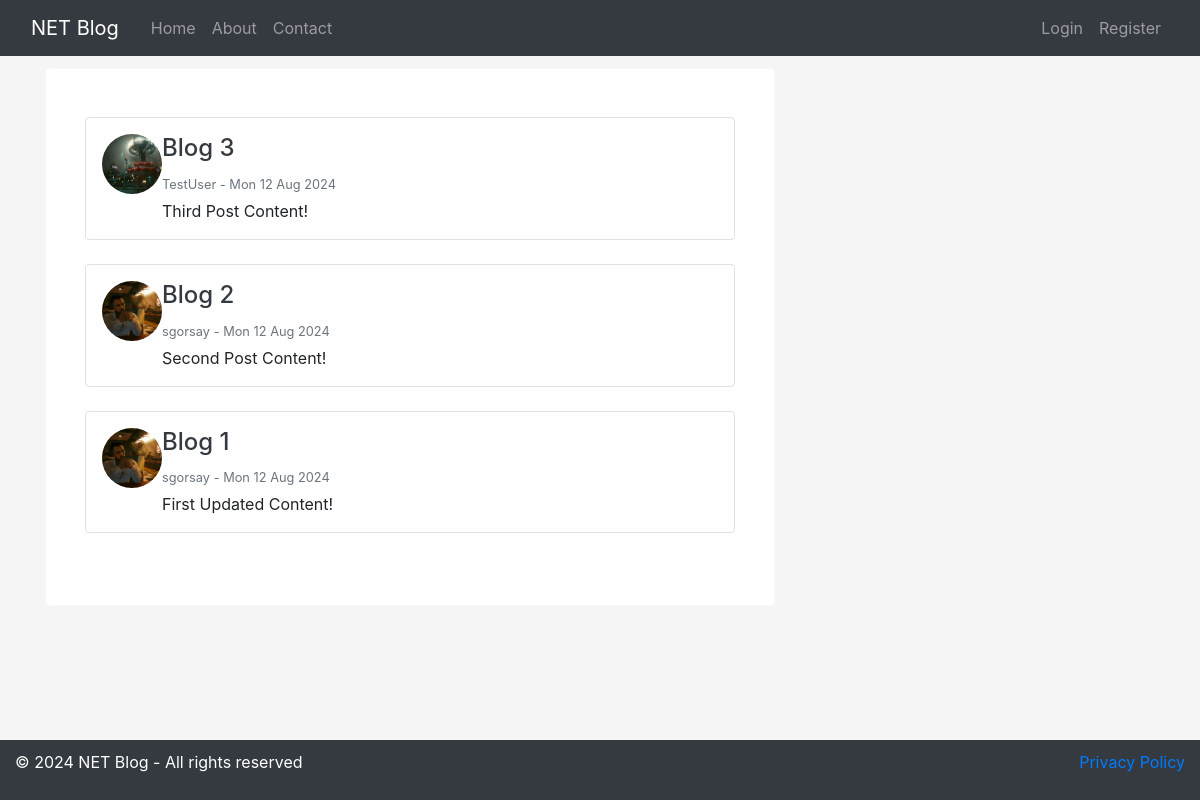
/blog/home/, run on an earlier commit of the app's database.
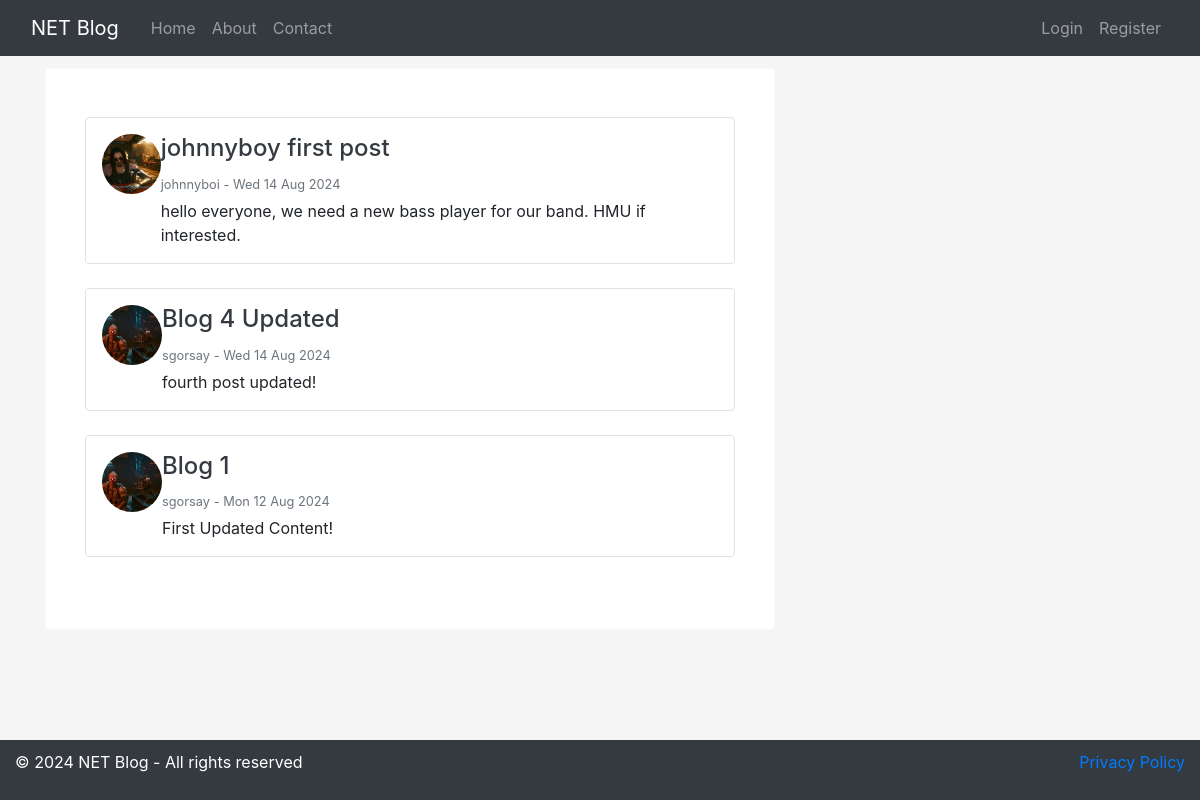
And on a later commit of the database.
### blog/models.py (models this page shows, shortened)
class Post(models.Model):
    title = models.CharField(max_length=100)
    content = models.TextField()
    date_posted = models.DateTimeField(default = timezone.now)
    author = models.ForeignKey(User, on_delete=models.CASCADE)

### users/models.py (models this page shows, shortened)
class Profile(models.Model):
    user = models.OneToOneField(User, on_delete=models.CASCADE)
    image = models.ImageField(default='default.jpg', upload_to='profile_pics')

### blog/views.py (the view)
# urls.py: path('home/', PostListView.as_view(), name='blog-home'),
class PostListView(ListView):
    model = Post
    template_name = 'blog/home.html' # <app>/<model>_<viewtype>.html
    context_object_name = 'posts'
    ordering = ['-date_posted']

### blog/templates/blog/home.html
{% extends "blog/base.html" %}
{% block content %}
    <div class="container my-4">
        <div class="row">
            {% for post in posts %}
                <div class="col-12 mb-4">
                    <div class="d-flex align-items-right p-3 border rounded bg-white shadow-sm">
                        <div class="me-4">
                            <img src="{{ post.author.profile.image.url }}"
                                 class="img-fluid rounded-circle"
                                 style="width: 60px; height: 60px; object-fit: cover;"
                                 alt="Profile picture of {{ post.author }}">
                        </div>
                        <div class="flex-grow-1">
                            <h4 class="mb-2">
                                <a class="text-dark" href="{% url 'post-detail' post.id  %}" style="text-decoration:none">{{ post.title }}</a>
                            </h4>
                            <p class="text-muted mb-1">
                                <small>{{ post.author }} - {{ post.date_posted|date:"D d M Y" }}</small>
                            </p>
                            <p class="mb-0">{{ post.content }}</p>
                        </div>
                    </div>
                </div>
            {% endfor %}
        </div>
    </div>
{% endblock content %}

### blog/templates/blog/base.html (shortened to what this page needs)
{% load static %}
<!DOCTYPE html>
<html lang="en">
<head>
    <link rel="stylesheet" href="https://maxcdn.bootstrapcdn.com/bootstrap/4.0.0/css/bootstrap.min.css">
</head>
<body>
    <header class="site-header">
        <nav class="navbar navbar-expand-md navbar-dark bg-dark fixed-top">
            <div class="container-fluid">
                <a class="navbar-brand mr-4" href="{% url 'blog-home' %}">NET Blog</a>
                <div class="collapse navbar-collapse" id="navbarToggle">
                    <div class="navbar-nav mr-auto">
                        <a class="nav-item nav-link" href="{% url 'blog-home' %}">Home</a>
                        <a class="nav-item nav-link" href="{% url 'blog-about' %}">About</a>
                        <a class="nav-item nav-link" href="{% url 'blog-contact' %}">Contact</a>
                    </div>
                    <div class="navbar-nav">
                        {% if user.is_authenticated %}
                        <a class="nav-item nav-link" href="{% url 'post-create' %}">New Post</a>
                            <a class="nav-item nav-link" href="{% url 'profile' %}">Profile</a>
                            <form action="{% url 'logout' %}" method="post" style="display:inline;">
                                {% csrf_token %}
                                <button type="submit" class="btn btn-link nav-item nav-link" style="display:inline;">Logout</button>
                            </form>
                        {% else %}
                            <a class="nav-item nav-link" href="{% url 'login' %}">Login</a>
                            <a class="nav-item nav-link" href="{% url 'register' %}">Register</a>
                        {% endif %}
                    </div>
                </div>
            </div>
        </nav>
    </header>
    <main role="main" class="container mt-5">
        <div class="row mb-2">
            <div class="col-md-8">
                <div class="bg-white p-4 shadow rounded border border-light">
                    {% block content %}{% endblock %}
                </div>
            </div>
        </div>
    </main>
    <footer>
        <div class="container-fluid">
            <div class="row">
                <div class="col-md-8">
                    <p>&copy; 2024 NET Blog - All rights reserved</p>
                </div>
                <div class="col-md-4 text-right">
                    <a href="{% url 'blog-privacy' %}">Privacy Policy</a>
                </div>
            </div>
        </div>
    </footer>
</body>
</html>

### blog/templates/blog/base.html (style rules this page uses)
html, body { height: 100%; margin: 0; background-color: whitesmoke; display: flex; flex-direction: column; padding-top: 10px; }
footer { background-color: #343a40; color: white; padding: 10px 0; position: fixed; width: 100%; bottom: 0; }

What changed in the data, as far as the page shows it:
removed Post: author.profile.image (placeholder picture), title "Blog 3", author "TestUser", date_posted "Mon 12 Aug 2024", content "Third Post Content!"
removed Post: author.profile.image (picture), title "Blog 2", author "sgorsay", date_posted "Mon 12 Aug 2024", content "Second Post Content!"
added Post: author.profile.image (picture), title "johnnyboy first post", author "johnnyboi", date_posted "Wed 14 Aug 2024", content "hello everyone, we need a new bass player for our band. HMU if interested."
added Post: author.profile.image (picture), title "Blog 4 Updated", author "sgorsay", date_posted "Wed 14 Aug 2024", content "fourth post updated!"
changed through a linked row, Post "Blog 1": author.profile.image: a different picture
